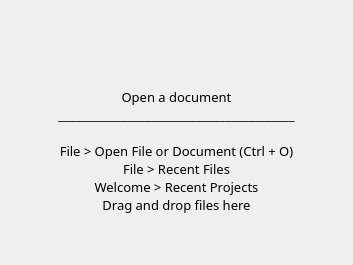
<?xml version="1.0" encoding="UTF-8"?>
<ui version="4.0">
 <class>mcEmptyCodeEditorWidget</class>
 <widget class="QWidget" name="mcEmptyCodeEditorWidget">
  <property name="geometry">
   <rect>
    <x>0</x>
    <y>0</y>
    <width>353</width>
    <height>265</height>
   </rect>
  </property>
  <property name="sizePolicy">
   <sizepolicy hsizetype="Expanding" vsizetype="Expanding">
    <horstretch>0</horstretch>
    <verstretch>0</verstretch>
   </sizepolicy>
  </property>
  <property name="windowTitle">
   <string>No Document</string>
  </property>
  <layout class="QVBoxLayout" name="verticalLayout">
   <item>
    <spacer name="verticalSpacer_2">
     <property name="orientation">
      <enum>Qt::Vertical</enum>
     </property>
     <property name="sizeHint" stdset="0">
      <size>
       <width>20</width>
       <height>40</height>
      </size>
     </property>
    </spacer>
   </item>
   <item>
    <layout class="QHBoxLayout" name="horizontalLayout">
     <item>
      <spacer name="horizontalSpacer">
       <property name="orientation">
        <enum>Qt::Horizontal</enum>
       </property>
       <property name="sizeHint" stdset="0">
        <size>
         <width>40</width>
         <height>20</height>
        </size>
       </property>
      </spacer>
     </item>
     <item>
      <widget class="QLabel" name="label">
       <property name="maximumSize">
        <size>
         <width>90</width>
         <height>74</height>
        </size>
       </property>
       <property name="pixmap">
        <pixmap resource="../resources.qrc">:/logo/resources/logo/MinecodeIcon.svg</pixmap>
       </property>
       <property name="scaledContents">
        <bool>true</bool>
       </property>
      </widget>
     </item>
     <item>
      <spacer name="horizontalSpacer_2">
       <property name="orientation">
        <enum>Qt::Horizontal</enum>
       </property>
       <property name="sizeHint" stdset="0">
        <size>
         <width>40</width>
         <height>20</height>
        </size>
       </property>
      </spacer>
     </item>
    </layout>
   </item>
   <item>
    <spacer name="verticalSpacer_3">
     <property name="orientation">
      <enum>Qt::Vertical</enum>
     </property>
     <property name="sizeType">
      <enum>QSizePolicy::Fixed</enum>
     </property>
     <property name="sizeHint" stdset="0">
      <size>
       <width>20</width>
       <height>12</height>
      </size>
     </property>
    </spacer>
   </item>
   <item>
    <widget class="QLabel" name="infoLabel">
     <property name="font">
      <font>
       <family>方正黑体简体</family>
       <pointsize>10</pointsize>
      </font>
     </property>
     <property name="text">
      <string>Open a document
_________________________________________

File &gt; Open File or Document (Ctrl + O)
File &gt; Recent Files
Welcome &gt; Recent Projects
Drag and drop files here</string>
     </property>
     <property name="alignment">
      <set>Qt::AlignCenter</set>
     </property>
    </widget>
   </item>
   <item>
    <spacer name="verticalSpacer">
     <property name="orientation">
      <enum>Qt::Vertical</enum>
     </property>
     <property name="sizeHint" stdset="0">
      <size>
       <width>20</width>
       <height>40</height>
      </size>
     </property>
    </spacer>
   </item>
  </layout>
 </widget>
 <resources>
  <include location="../resources.qrc"/>
 </resources>
 <connections/>
</ui>
